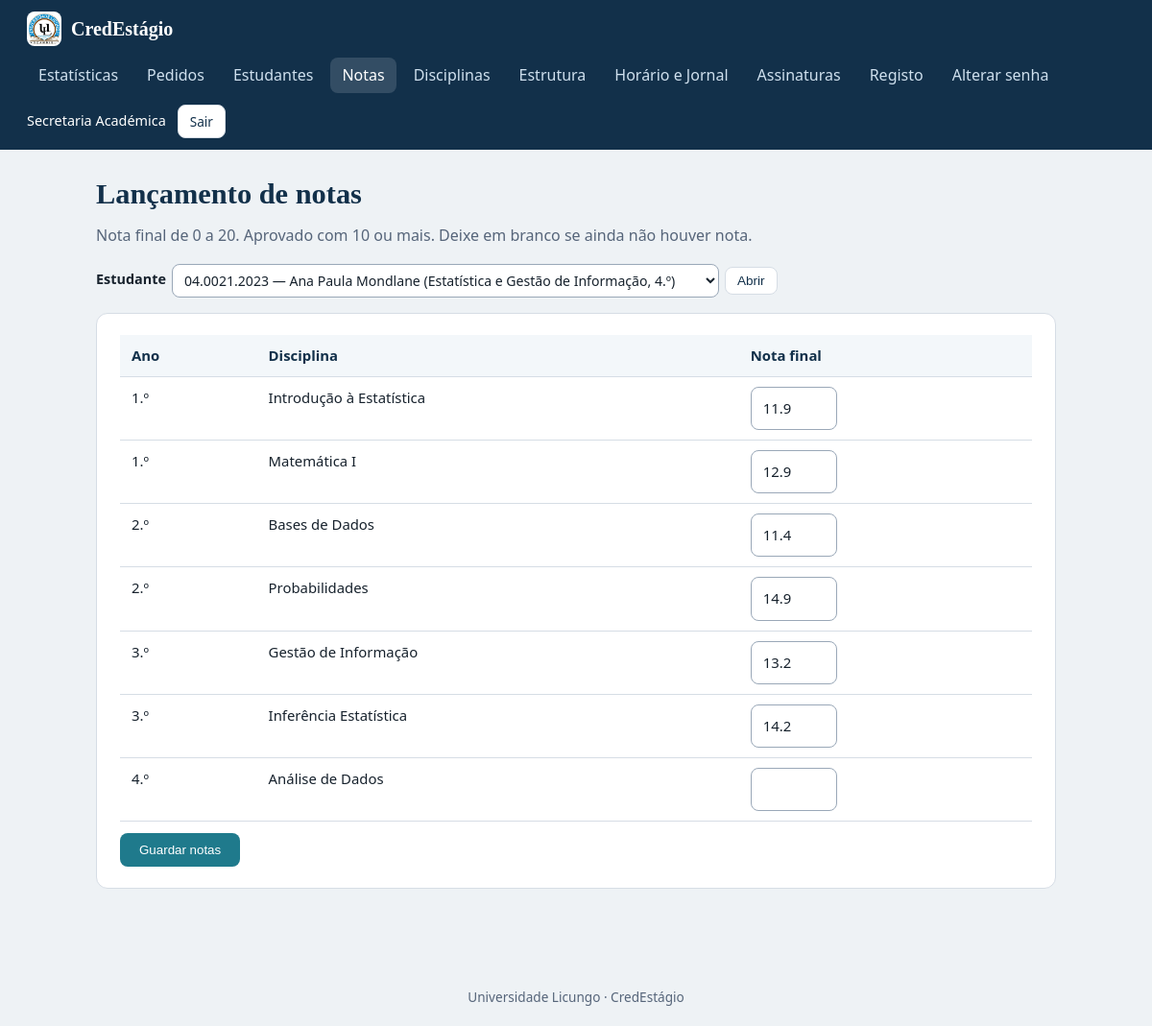
The page /admin/notas.php (signed in) on the database its author committed.
### tables this page shows
CREATE TABLE administradores (
  id INT AUTO_INCREMENT PRIMARY KEY,
  usuario VARCHAR(40) NOT NULL UNIQUE,
  nome VARCHAR(120) NOT NULL,
  departamento_id INT NULL COMMENT 'NULL = secretaria; preenchido = chefe de departamento',
  senha_hash VARCHAR(255) NOT NULL,
  trocar_senha TINYINT(1) NOT NULL DEFAULT 0,
  FOREIGN KEY (departamento_id) REFERENCES departamentos(id)
);

CREATE TABLE notas (
  id INT AUTO_INCREMENT PRIMARY KEY,
  estudante_id INT NOT NULL,
  disciplina_id INT NOT NULL,
  nota DECIMAL(3,1) NOT NULL,
  UNIQUE KEY uk_nota (estudante_id, disciplina_id),
  FOREIGN KEY (estudante_id) REFERENCES estudantes(id) ON DELETE CASCADE,
  FOREIGN KEY (disciplina_id) REFERENCES disciplinas(id) ON DELETE CASCADE
);

CREATE TABLE disciplinas (
  id INT AUTO_INCREMENT PRIMARY KEY,
  curso_id INT NOT NULL,
  ano TINYINT NOT NULL,
  nome VARCHAR(120) NOT NULL,
  FOREIGN KEY (curso_id) REFERENCES cursos(id) ON DELETE CASCADE
);

### inc/bootstrap.php (called while the page is built, shortened)
<?php
function db(): PDO {
    static $pdo = null;
    if (!$pdo) {
        try {
            $pdo = new PDO('mysql:host=' . DB_HOST . ';dbname=' . DB_NAME . ';charset=utf8mb4', DB_USER, DB_PASS, [
                PDO::ATTR_ERRMODE => PDO::ERRMODE_EXCEPTION,
                PDO::ATTR_DEFAULT_FETCH_MODE => PDO::FETCH_ASSOC,
                PDO::ATTR_EMULATE_PREPARES => false,
            ]);
            $pdo->exec("SET time_zone = '+02:00'");
        } catch (PDOException) {
            http_response_code(500);
            exit('Não foi possível ligar à base de dados. Verifique o ficheiro config.php.');
        }
    }
    return $pdo;
}
function e(mixed $v): string { return htmlspecialchars((string) $v, ENT_QUOTES, 'UTF-8'); }
function url(string $p): string { return BASE_URL . $p; }
function utilizador(): ?array {
    $u = null;
    if (isset($_SESSION['papel'], $_SESSION['uid'])) {
        $sql = $_SESSION['papel'] === 'admin'
            ? 'SELECT a.id, a.nome, a.usuario, a.departamento_id, a.trocar_senha, d.nome AS departamento FROM administradores a LEFT JOIN departamentos d ON d.id = a.departamento_id WHERE a.id = ?'
            : 'SELECT e.*, c.nome AS curso, c.faculdade, d.id AS dep_id, d.nome AS departamento, d.chefe_nome, d.assinatura FROM estudantes e JOIN cursos c ON c.id = e.curso_id JOIN departamentos d ON d.id = c.departamento_id WHERE e.id = ?';
        $st = db()->prepare($sql); $st->execute([$_SESSION['uid']]);
        $u = $st->fetch() ?: null;
    }
    return $u;
}
function exigir(string $papel): array {
    $u = utilizador();
    return $u;
}
function consulta(string $sql, array $par = []): array { $st = db()->prepare($sql); $st->execute($par); return $st->fetchAll(); }

### admin/notas.php (the view, shortened to what this page needs)
<?php
require_once __DIR__ . '/../inc/bootstrap.php';
require_once __DIR__ . '/../inc/layout.php';
$u = exigir('admin'); so_secretaria($u); $pdo = db();
$est = consulta('SELECT e.id, e.numero, e.nome, e.curso_id, e.ano, c.nome AS curso FROM estudantes e JOIN cursos c ON c.id = e.curso_id ORDER BY c.nome, e.nome');
$eid = (int) ($_GET['id'] ?? ($_POST['id'] ?? ($est[0]['id'] ?? 0)));
$sel = null; foreach ($est as $s) if ((int) $s['id'] === $eid) $sel = $s;
$disc = $sel ? consulta('SELECT d.id, d.ano, d.nome, n.nota FROM disciplinas d LEFT JOIN notas n ON n.disciplina_id = d.id AND n.estudante_id = ? WHERE d.curso_id = ? ORDER BY d.ano, d.nome', [$eid, $sel['curso_id']]) : [];
topo('Notas', $u, nav_admin($u), 'n');
?>
<h1>Lançamento de notas</h1>
<p class="sub">Nota final de 0 a 20. Aprovado com 10 ou mais. Deixe em branco se ainda não houver nota.</p>
<form method="get" class="inline pesquisa"><label for="es">Estudante</label><select id="es" name="id"><?php foreach ($est as $s): ?><option value="<?= (int) $s['id'] ?>" <?= (int) $s['id'] === $eid ? 'selected' : '' ?>><?= e($s['numero'] . ' — ' . $s['nome'] . ' (' . $s['curso'] . ', ' . $s['ano'] . '.º)') ?></option><?php endforeach; ?></select><button class="btn sec peq">Abrir</button></form>
<?php if ($sel): ?>
<section class="card"><form method="post"><?= csrf_field() ?><input type="hidden" name="id" value="<?= $eid ?>">
  <div class="tabela"><table><tr><th>Ano</th><th>Disciplina</th><th>Nota final</th></tr>
  <?php foreach ($disc as $d): ?><tr><td><?= (int) $d['ano'] ?>.º</td><td><?= e($d['nome']) ?></td>
    <td><label class="sr-only" for="n<?= (int) $d['id'] ?>">Nota de <?= e($d['nome']) ?></label><input class="nota-in" id="n<?= (int) $d['id'] ?>" name="nota[<?= (int) $d['id'] ?>]" type="number" min="0" max="20" step="0.1" value="<?= $d['nota'] === null ? '' : e($d['nota']) ?>"></td></tr><?php endforeach; ?>
  <?php if (!$disc): ?><tr><td colspan="3">Este curso ainda não tem disciplinas registadas.</td></tr><?php endif; ?></table></div>
  <?php if ($disc): ?><button class="btn mt">Guardar notas</button><?php endif; ?>
</form></section>
<?php endif; rodape();

### inc/layout.php (shortened to what this page needs)
<?php
function topo(string $titulo, ?array $u = null, array $nav = [], string $ativo = ''): void { ?>
<!DOCTYPE html>
<html lang="pt-MZ">
<head>
<link rel="stylesheet" href="<?= url('/assets/style.css') ?>">
</head>
<body>
<?php if ($u): ?>
<header class="topo">
  <div class="marca"><img class="logo-mini" src="<?= url('/assets/logo.png') ?>" alt=""><?= APP_NOME ?></div>
  <nav aria-label="Principal">
    <?php foreach ($nav as $k => [$href, $rot]): ?>
      <?php if ($href === null): ?>
        <span class="em-breve" aria-disabled="true"><?= e($rot) ?> <small>em breve</small></span>
      <?php elseif (str_starts_with($href, 'http')): ?>
        <a href="<?= e($href) ?>" target="_blank" rel="noopener noreferrer"><?= e($rot) ?><span class="sr-only"> (abre noutro separador)</span></a>
      <?php else: ?>
        <a href="<?= url($href) ?>"<?= $k === $ativo ? ' aria-current="page"' : '' ?>><?= e($rot) ?></a>
      <?php endif; ?>
    <?php endforeach; ?>
  </nav>
  <div class="user"><span><?= e($u['nome']) ?></span><a class="btn sec peq" href="<?= url('/logout.php') ?>">Sair</a></div>
</header>
<?php endif; ?>
<main id="conteudo"<?= $u ? ' class="wrap"' : '' ?>>
<?php if ($f = flash()): ?><div class="aviso <?= e($f[0]) ?>" role="status"><?= e($f[1]) ?></div><?php endif;
}
function rodape(array $scripts = []): void { ?>
</main>
<footer class="rod"><?= INSTITUICAO ?> · <?= APP_NOME ?></footer>
</body>
</html>
<?php }

### assets/style.css (style rules this page uses)
:root { --navy:#12304a;--teal:#1f7a8c;--amber:#c98a1b;--bg:#eef2f5;--card:#fff;--ink:#17222d;--mute:#56657a;--line:#d6dde5;--ok:#17723f;--okbg:#e5f4ea;--bad:#a32920;--badbg:#fbe9e7;--wait:#7a5a00;--waitbg:#fff3cf }
* { box-sizing:border-box }
body { margin:0;font:16px/1.55 system-ui,-apple-system,"Segoe UI",Roboto,sans-serif;background:var(--bg);color:var(--ink) }
h1,h2,h3 { font-family:Georgia,"Times New Roman",serif;color:var(--navy);line-height:1.2;margin:0 0 .4em }
h1 { font-size:1.9rem }
a { color:var(--teal) }
.topo { display:flex;flex-wrap:wrap;align-items:center;gap:12px 28px;background:var(--navy);color:#fff;padding:12px 28px }
.marca { font:700 1.25rem Georgia,serif }
.topo nav { display:flex;gap:6px;flex:1 }
.topo nav a { color:#cfe0ee;text-decoration:none;padding:6px 12px;border-radius:8px }
.topo nav a:hover,.topo nav a[aria-current] { background:rgba(255,255,255,.14);color:#fff }
.user { display:flex;align-items:center;gap:12px;font-size:.9rem }
.wrap { max-width:1040px;margin:0 auto;padding:28px 20px 60px }
.card { background:var(--card);border:1px solid var(--line);border-radius:12px;padding:22px 24px;margin-bottom:22px }
.sub { color:var(--mute);margin:0 0 18px }
label { display:block;font-weight:600;font-size:.9rem;margin-bottom:4px }
input,select,textarea { width:100%;padding:10px 12px;font:inherit;border:1.5px solid #9aa8b8;border-radius:8px;background:#fff;color:var(--ink) }
.btn { display:inline-block;padding:10px 20px;border:0;border-radius:8px;background:var(--teal);color:#fff;font:600 .95rem inherit;cursor:pointer;text-decoration:none }
.btn.sec { background:#fff;color:var(--navy);border:1.5px solid var(--line) }
.btn.peq { padding:6px 12px;font-size:.85rem }
.tabela { overflow-x:auto }
table { width:100%;border-collapse:collapse;font-size:.93rem }
th,td { padding:10px 12px;text-align:left;border-bottom:1px solid var(--line);vertical-align:top }
th { color:var(--navy);background:#f3f7fa;font-weight:700 }
.inline { display:flex;gap:6px;flex-wrap:wrap;align-items:center }
.inline input,.inline select { width:auto;padding:6px 8px;font-size:.88rem }
.rod { text-align:center;color:var(--mute);font-size:.85rem;padding:20px }
.marca { display:flex;align-items:center;gap:10px }
.logo-mini { width:36px;height:36px;object-fit:contain;background:#fff;border-radius:8px;padding:2px }
.pesquisa { margin-bottom:16px }
.nota-in { width:90px }
.mt { margin-top:12px }

### rows shown on the page
administradores: nome "Secretaria Académica"
notas: disciplina.ano "1", disciplina.nome "Introdução à Estatística", nota "11.9"
notas: disciplina.ano "1", disciplina.nome "Matemática I", nota "12.9"
notas: disciplina.ano "2", disciplina.nome "Bases de Dados", nota "11.4"
notas: disciplina.ano "2", disciplina.nome "Probabilidades", nota "14.9"
notas: disciplina.ano "3", disciplina.nome "Gestão de Informação", nota "13.2"
notas: disciplina.ano "3", disciplina.nome "Inferência Estatística", nota "14.2"
disciplinas: ano "4", nome "Análise de Dados"

### other values the page prints
APP_NOME "CredEstágio"
$rot "Estatísticas"
$rot "Pedidos"
$rot "Estudantes"
$rot "Notas"
$rot "Disciplinas"
$rot "Estrutura"
$rot "Horário e Jornal"
$rot "Assinaturas"
$rot "Registo"
$rot "Alterar senha"
INSTITUICAO "Universidade Licungo"
form field id "04.0021.2023 — Ana Paula Mondlane (Estatística e Gestão de Informação, 4.º)"
